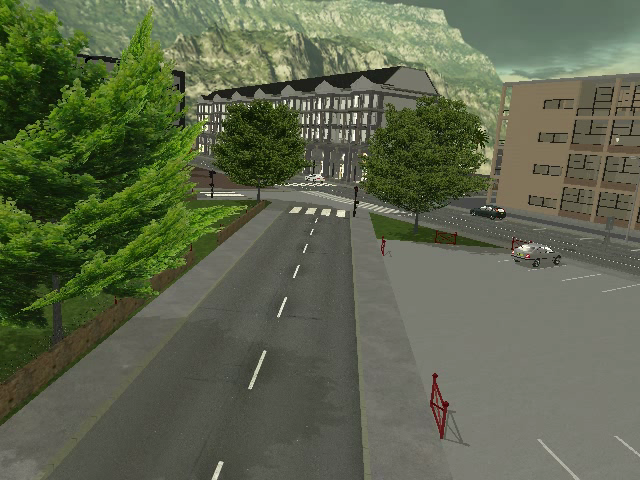
#> input picture bg_subtractor/images-data/253.png, 640 x 480 px, given in place of the camera
$ python my_circle_paint.py
#> lines starting #> are read from the running program, lines starting #| are printed output that depends on the picture
### my_circle_paint/circle_detect.py
import cv2

BLUR_KSIZE = (9, 9)
BLUR_SIGMAX = 2
BLUR_SIGMAY = 2

CIRCLE_DP = 2
CIRCLE_MINDIST_DIV = 4
CIRCLE_CANNY_THRESHOLD = 200
CIRCLE_ACC_THRESHOLD = 100
CIRCLE_MIN_RADIUS = 40
CIRCLE_MAX_RADIUS = 90

def preprocess_image(im):
    im_gray = cv2.cvtColor(im, cv2.COLOR_BGR2GRAY)
    im_blur = cv2.GaussianBlur(im_gray, BLUR_KSIZE, BLUR_SIGMAX, BLUR_SIGMAY)
    return im_blur

def detect_circles(im):
    circles = cv2.HoughCircles(im, cv2.HOUGH_GRADIENT,
                               CIRCLE_DP,
                               im.shape[0] / CIRCLE_MINDIST_DIV,
                               CIRCLE_CANNY_THRESHOLD,
                               CIRCLE_ACC_THRESHOLD,
                               minRadius=CIRCLE_MIN_RADIUS,
                               maxRadius=CIRCLE_MAX_RADIUS)
    return None if circles is None else circles[0]

### my_circle_paint/paint_tools.py
import cv2
import time

class PointItem:

    # [4 lines left out: function __init__, not called in this run]

    def circle_to_item(circle):
        return PointItem((circle[0], circle[1]), int((circle[2] - 40)), time.time())

class PaintTools:

    items = []
    timeout = 1

    def add_coords(self, circles):
        if not (circles is None):
            for circle in circles:
                self.items.append(PointItem.circle_to_item(circle))

    # [18 lines left out: functions draw, update, not called in this run]

    def clear(self):
        self.items = []

### my_circle_paint/my_circle_paint.py
#!/usr/bin/env python

import cv2
import circle_detect as cd
import paint_tools as pt

def blur_ksize_callback(value):
    value = int(value)
    value = value * 2 + 1
    cd.BLUR_KSIZE = (value, value)

def blur_sigma_callback(value):
    value = int(value)
    cd.BLUR_SIGMAX = value
    cd.BLUR_SIGMAY = value

def circle_param_callback(value, attr):
    value = int(value)
    if hasattr(cd, attr) and value > 0:
        setattr(cd, attr, int(value))

def init_gui(win_name, paint):
    cv2.createTrackbar('Blur ksize', win_name, 4, 20, blur_ksize_callback)
    cv2.createTrackbar('Blur sigma', win_name, 2, 10, blur_sigma_callback)
    cv2.createTrackbar('Circle dp', win_name, 2, 10, lambda v: circle_param_callback(v, 'CIRCLE_DP'))
    cv2.createTrackbar('Circle min dist', win_name, 4, 12, lambda v: circle_param_callback(v, 'CIRCLE_MINDIST_DIV'))
    cv2.createTrackbar('Circle canny', win_name, 200, 800, lambda v: circle_param_callback(v, 'CIRCLE_CANNY_THRESHOLD'))
    cv2.createTrackbar('Circle acc', win_name, 100, 800, lambda v: circle_param_callback(v, 'CIRCLE_ACC_THRESHOLD'))
    cv2.createTrackbar('Circle min radius', win_name, 40, 200, lambda v: circle_param_callback(v, 'CIRCLE_MIN_RADIUS'))
    cv2.createTrackbar('Circle max radius', win_name, 90, 400, lambda v: circle_param_callback(v, 'CIRCLE_MAX_RADIUS'))
    cv2.createTrackbar('Timeout', win_name, 1, 10, lambda v: setattr(paint, 'timeout', int(v)))

if __name__ == '__main__':
    video = cv2.VideoCapture(0)
    ret, im = video.read()
#> im is the input picture: shape (480, 640, 3); mean B, G, R 76.4, 100.9, 93.3
    if not ret:
        print('Error: cannot read video')
        exit(-1)
    win_name = 'my_circle_paint'
    win2_name = 'im2'
    #cv2.namedWindow(win2_name)
    cv2.namedWindow(win_name)
    paint = pt.PaintTools()
    init_gui(win_name, paint)
    #out = cv2.VideoWriter('output.avi', cv2.VideoWriter_fourcc(*'XVID'), 20.0, (640, 480))
    while video.isOpened() and not im.data is None and ret:
        im = cv2.flip(im, 1)
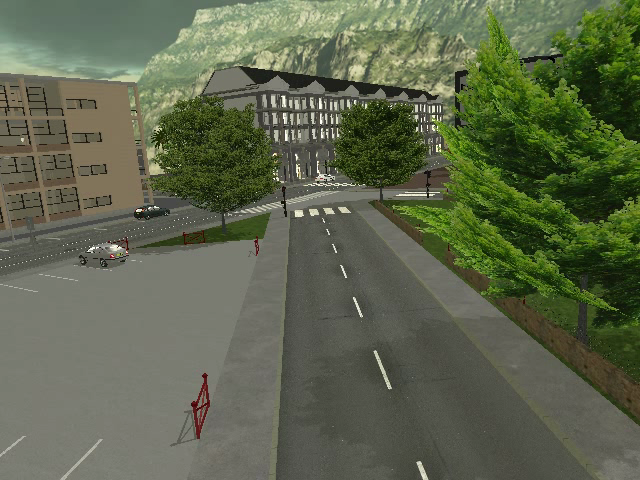
#> im: shape (480, 640, 3); mean B, G, R 76.4, 100.9, 93.3
        im2 = cd.preprocess_image(im)
#> in preprocess_image, `im_gray = cv2.cvtColor(im, cv2.COLOR_BGR2GRAY)`:
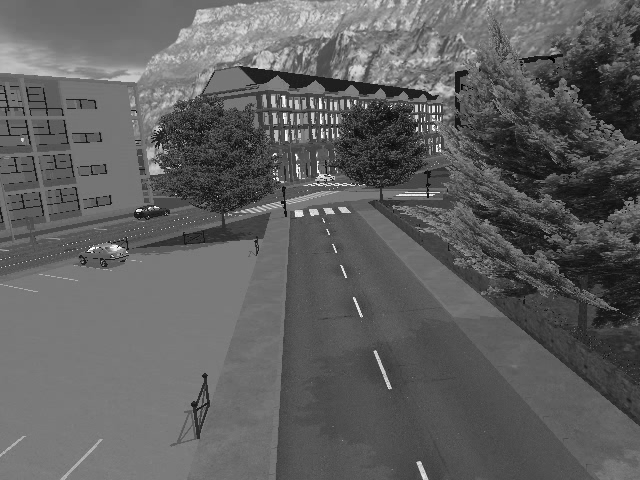
#> im_gray: shape (480, 640); min 0, max 255, mean 95.8
#> in preprocess_image, `im_blur = cv2.GaussianBlur(im_gray, BLUR_KSIZE, BLUR_SIGMAX, BLUR_SIGM..`:
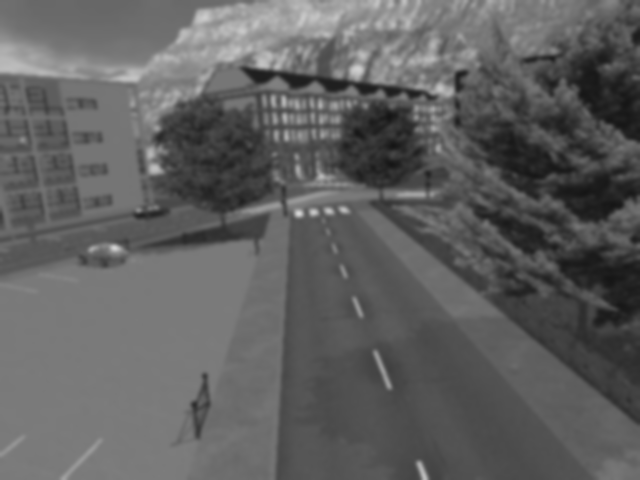
#> im_blur: shape (480, 640); min 20, max 214, mean 95.8
        paint.add_coords(cd.detect_circles(im2))
#> in detect_circles, `circles = cv2.HoughCircles(im, cv2.HOUGH_GRADIENT, CIRCLE_DP, im.shape..`: circles = [200, 0, 0, 0]
#> the loop in add_coords, `for circle in circles:` made 1 pass
#> circle on pass 1: 200
#> (the run stopped early here; a loop or call above may not have finished)
